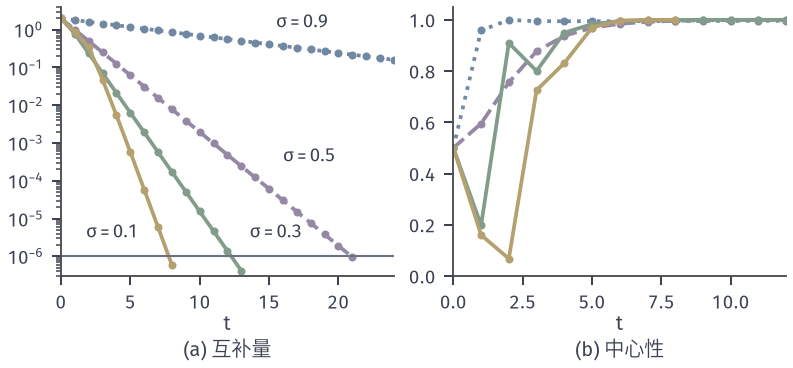

Write Python code to recreate this figure.
from pathlib import Path
import sys
ROOT = next(p for p in Path(__file__).resolve().parents if (p/"build.sh").is_file() and (p/"tex/book.tex").is_file())
sys.path.insert(0, str(ROOT/"figures/05-optimization/01-linear-programming/matplotlib/lpipm-common"))
from ipm_plot import *
OUT = Path(__file__).resolve().parent

# Effect of the centering parameter on the running example.
fig, (a, b) = figure(width_mm=112, height_mm=52, ncols=2)
spec = [(.9, BLUE, ':'), (.5, PURPLE, '--'), (.3, GREEN, '-'), (.1, YELLOW, '-')]
rounds = {}
for sg, c, ls in spec:
    h = path_following(A_RUN, B_RUN, C_RUN, X0_RUN, Y0_RUN, S0_RUN, sigma=sg, eta=.9, tol=1e-6, maxit=24)
    T = [r['t'] for r in h]; g = [r['x'] @ r['s'] for r in h]; ce = [np.min(r['x'] * r['s']) / r['mu'] for r in h]
    a.semilogy(T, g, color=c, ls=ls, lw=1.5, marker='o', ms=2.2)
    b.plot(T[:13], ce[:13], color=c, ls=ls, lw=1.5, marker='o', ms=2.2)
    rounds[str(sg)] = len(h) - 1
a.axhline(1e-6, color=MUTED, lw=.85); a.set_ylim(3e-7, 4); a.set_xlim(0, 24)
a.text(15.5, 1.1, '$\\sigma=0.9$', fontsize=7.5); a.text(16, 3.1e-4, '$\\sigma=0.5$', fontsize=7.5, ha='left'); a.text(1.8, 3e-6, '$\\sigma=0.1$', fontsize=7.5); a.text(13.6, 3e-6, '$\\sigma=0.3$', fontsize=7.5)
xlab(a, '$t$', '(a) 互补量')
b.set_ylim(0, 1.05); b.set_xlim(0, 12); xlab(b, '$t$', '(b) 中心性')
save(fig, OUT, 'figure', {'rounds_to_1e-6_or_24': rounds})
